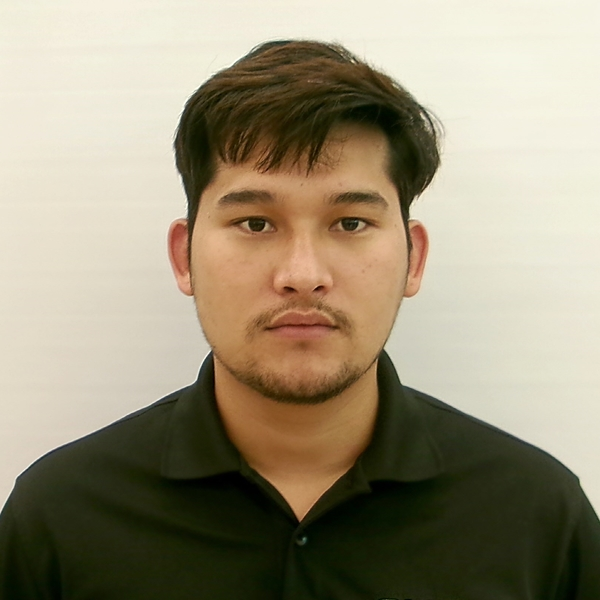
//> input picture data/Photo.jpg, 600 x 600 px
$ ./test_prep_main   (built with g++ and OpenCV 4)
//> lines starting //> are read from the running program, lines starting //| are printed output that depends on the picture; after the words box and inside, x2 and y2 are one past the last pixel; in counts of white or black regions, pixels touching at a corner belong together
### cpp_core/preprocessor.hpp
#pragma once
#include <opencv2/opencv.hpp>

//Base class every preprocessing step inherits from here
class Preprocessor{
public:
    virtual ~Preprocessor() = default;

    //It takes image in, return processed image out
    virtual cv::Mat process(const cv::Mat& input) = 0;
};

class ResizePreprocessor : public Preprocessor{
public:
    ResizePreprocessor(int width, int height);
    cv::Mat process(const cv::Mat& input) override;
private:
    int width_, height_;
};


class NormalizePreprocessor : public Preprocessor{
public:
    cv::Mat process(const cv::Mat& input) override;

};

class DenoisePreprocessor : public Preprocessor{
public:
    cv::Mat process(const cv::Mat& input) override;

};

class EdgePreprocessor : public Preprocessor{
public:
    cv::Mat process(const cv::Mat& input) override;
};

### cpp_core/preprocessor.cpp
#include "preprocessor.hpp"
#include <iterator>

//ResizePreprocessor
ResizePreprocessor::ResizePreprocessor(int width, int height){
    width_ = width;
    height_ = height;
}
cv::Mat ResizePreprocessor::process(const cv::Mat& input){
    cv::Mat resized;
    cv::resize(input, resized, cv::Size(width_, height_));
    return resized;
}
cv::Mat NormalizePreprocessor::process(const cv::Mat& input){
    cv::Mat gray;
    cv::cvtColor(input, gray, cv::COLOR_BGR2GRAY);

    // Applying Clahe
    cv::Ptr<cv::CLAHE> clahe = cv::createCLAHE(2.0, cv::Size(8,8));
    cv::Mat enhanced;
    clahe->apply(gray, enhanced);

    //Back to BGR
    cv::Mat result;
    cv::cvtColor(enhanced, result, cv::COLOR_GRAY2BGR);
    return result;
}

cv::Mat DenoisePreprocessor::process(const cv::Mat& input){
    cv::Mat blurred;
    cv::GaussianBlur(input, blurred, cv::Size(3,3), 0);
    return blurred;
}

cv::Mat EdgePreprocessor::process(const cv::Mat& input){
    cv::Mat gray;
    cv::cvtColor(input, gray, cv::COLOR_BGR2GRAY);
    cv::Mat edges;
    cv::Canny(gray, edges, 100, 200);
    cv::Mat result;
    cv::cvtColor(edges, result, cv::COLOR_GRAY2BGR);
    return result;
}

### cpp_core/test_prep_main.cpp
#include "preprocessor.hpp"
#include <iostream>

int main(){
    //load the image
    cv::Mat image = cv::imread("data/Photo.jpg");
//> image is the input picture: 600 rows x 600 cols, CV_8UC3; mean B, G, R 121.2, 144.5, 154


    if(image.empty()){
        std::cerr <<"Failed: could not load images."<< std::endl;
        return 1;
    }

    std::cout << "Original size:" <<image.cols << "x" << image.rows << std::endl;
//| Original size:600x600

    //test resize
    ResizePreprocessor resizer(640, 640);
    cv::Mat resized = resizer.process(image);
    std::cout <<"After resize:"<<resized.cols << "x" << resized.rows <<std::endl;
//| After resize:640x640

    //Normalize Preprocessor
    NormalizePreprocessor normalizer;
    cv::Mat normalized = normalizer.process(resized);
//> in process, `cv::cvtColor(input, gray, cv::COLOR_BGR2GRAY);`:
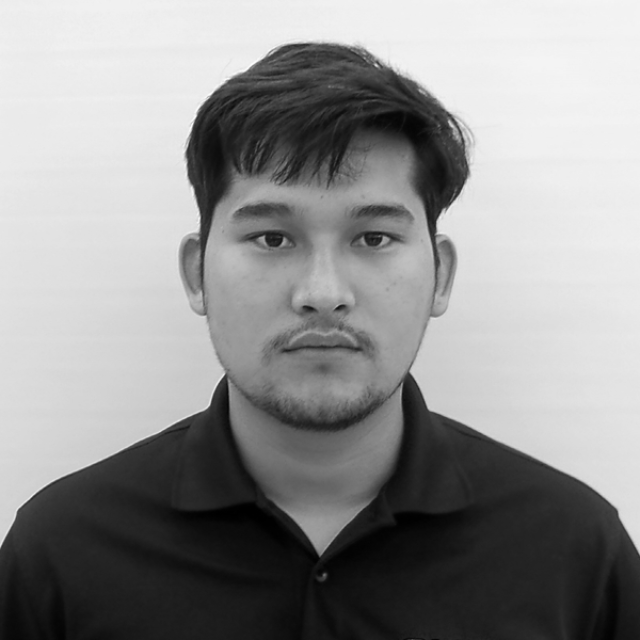
//> gray: 640 rows x 640 cols, CV_8UC1; min 0, max 253, mean 144.6
//> in process, `clahe->apply(gray, enhanced);`:
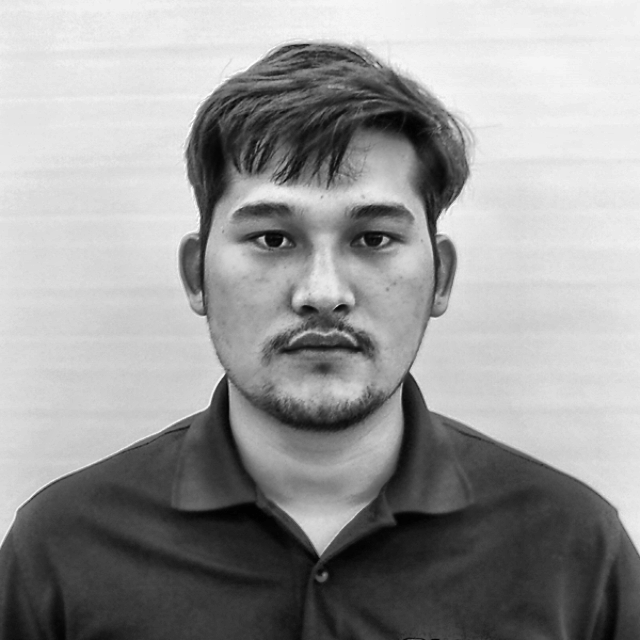
//> enhanced: 640 rows x 640 cols, CV_8UC1; min 0, max 254, mean 152.6
    std::cout <<"After normalize: "<< normalized.cols << "x" << normalized.rows << std::endl;
//| After normalize: 640x640


    // test DenoisePreprocessoer
    DenoisePreprocessor denoiser;
    cv::Mat denoised = denoiser.process(normalized);
    std::cout <<"After denoise:"
    <<denoised.cols <<"x"<<denoised.rows << std::endl;
//| After denoise:640x640


    // test EdgePreprocessor
    EdgePreprocessor edger;
    cv::Mat edges = edger.process(denoised);
//> in process, `cv::Canny(gray, edges, 100, 200);`:
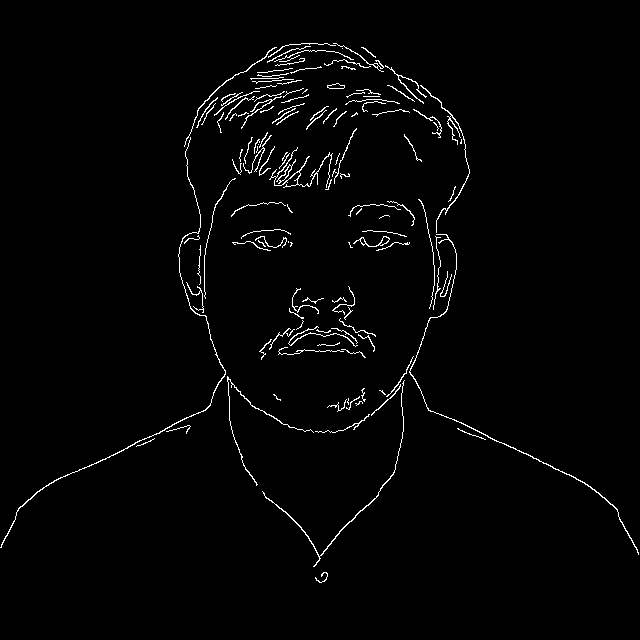
//> edges: 640 rows x 640 cols, CV_8UC1; 1.9% white in thin lines or dots, all inside (x1, y1, x2, y2) = (0, 43, 639, 583)
    std::cout << "After edge detection:" << edges.cols << "x" << edges.rows <<std::endl;
//| After edge detection:640x640

    std::cout <<"All Preprocessor passed" <<std::endl;
    return 0;
}
